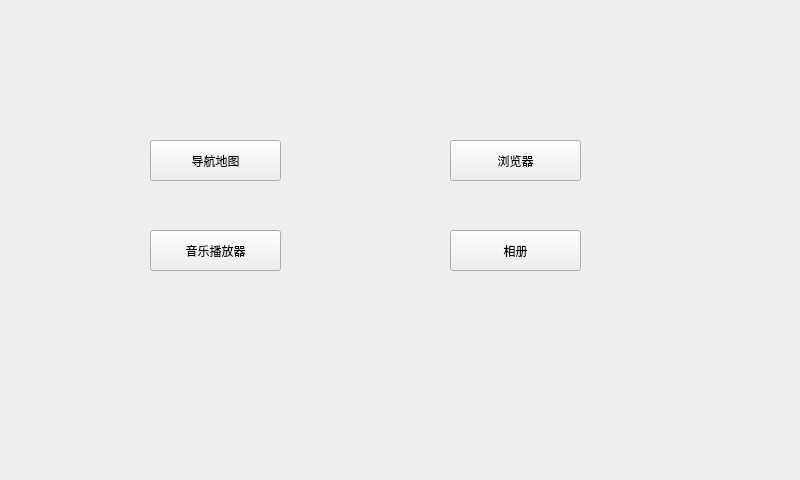
<?xml version="1.0" encoding="UTF-8"?>
<ui version="4.0">
 <class>Widget</class>
 <widget class="QWidget" name="Widget">
  <property name="geometry">
   <rect>
    <x>0</x>
    <y>0</y>
    <width>800</width>
    <height>480</height>
   </rect>
  </property>
  <property name="windowTitle">
   <string>Widget</string>
  </property>
  <widget class="QPushButton" name="pushButton">
   <property name="geometry">
    <rect>
     <x>150</x>
     <y>140</y>
     <width>131</width>
     <height>41</height>
    </rect>
   </property>
   <property name="text">
    <string>导航地图</string>
   </property>
  </widget>
  <widget class="QPushButton" name="pushButton_browser">
   <property name="geometry">
    <rect>
     <x>450</x>
     <y>140</y>
     <width>131</width>
     <height>41</height>
    </rect>
   </property>
   <property name="text">
    <string>浏览器</string>
   </property>
  </widget>
  <widget class="QPushButton" name="pushButton_music_player">
   <property name="geometry">
    <rect>
     <x>150</x>
     <y>230</y>
     <width>131</width>
     <height>41</height>
    </rect>
   </property>
   <property name="text">
    <string>音乐播放器</string>
   </property>
  </widget>
  <widget class="QPushButton" name="pushButton_abulm">
   <property name="geometry">
    <rect>
     <x>450</x>
     <y>230</y>
     <width>131</width>
     <height>41</height>
    </rect>
   </property>
   <property name="text">
    <string>相册</string>
   </property>
  </widget>
 </widget>
 <layoutdefault spacing="6" margin="11"/>
 <resources/>
 <connections/>
</ui>
